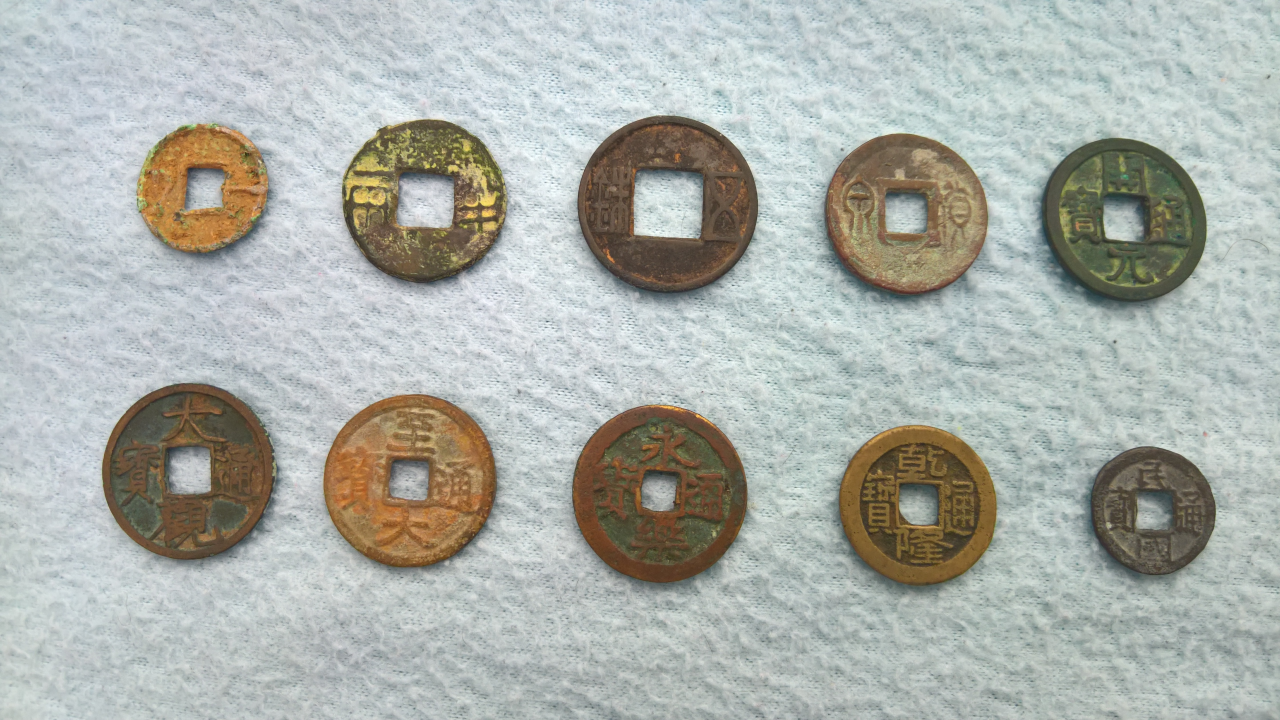
//> input picture coinDetectionAssignment/CoinsB.png, 3840 x 2160 px (shown at 1/3 size)
$ ./main   (built with g++ and OpenCV 4)
//> lines starting //> are read from the running program, lines starting //| are printed output that depends on the picture; after the words box and inside, x2 and y2 are one past the last pixel; in counts of white or black regions, pixels touching at a corner belong together
#include <iostream>
#include <opencv2/opencv.hpp>
#include <vector>
#include <algorithm>
#include<iterator>

using namespace std;
using namespace cv;

void ProcessCoinsA();
void ProcessCoinsB();
Mat displayConnectedComponents(Mat &im);

int main() {
    std::cout << "coin detection assignment" << std::endl;
    //ProcessCoinsA();
    ProcessCoinsB();
    destroyAllWindows();
    return 0;
}
// [365 lines left out: function ProcessCoinsA, not called in this run]
Mat displayConnectedComponents(Mat &im)
{
    // Make a copy of the image
    Mat imLabels = im.clone();

    // First let's find the min and max values in imLabels
    Point minLoc, maxLoc;
    double min, max;

    // The following line finds the min and max pixel values
    // and their locations in an image.
    minMaxLoc(imLabels, &min, &max, &minLoc, &maxLoc);

    // Normalize the image so the min value is 0 and max value is 255.
    imLabels = 255 * (imLabels - min) / (max - min);

    // Convert image to 8-bits
    imLabels.convertTo(imLabels, CV_8U);

    // Apply a color map
    Mat imColorMap;
    applyColorMap(imLabels, imColorMap, COLORMAP_JET);

    return imColorMap;
}

void ProcessCoinsB()
{
    // Image path
    string imagePath = "CoinsB.png";
    // Read image
    // Store it in variable image
    ///
    /// YOUR CODE HERE
    ///
    Mat image = imread(imagePath, IMREAD_COLOR);
//> image is the input picture: 2160 rows x 3840 cols, CV_8UC3; mean B, G, R 171.5, 177.3, 172.9
    Mat imageCopy = image.clone();

    //imshow("image", image);
    //waitKey(0);

    // Step 2.1: Convert Image to Grayscale


    // Convert image to grayscale
    // Store it in the variable imageGray
    ///
    /// YOUR CODE HERE
    ///

    Mat imageGray;
    cv::cvtColor(image,imageGray, COLOR_BGR2GRAY);

    // display image

    //Step 2.2: Split Image into R,G,B Channels
    // Split cell into channels
    // Store them in variables imageB, imageG, imageR
    ///
    /// YOUR CODE HERE
    ///
    Mat imageB, imageG, imageR;
    Mat imageRGBA[3];
    split(image, imageRGBA);

    imageB = imageRGBA[0];
    imageG = imageRGBA[1];
    imageR = imageRGBA[2];

    // [8 lines of commented-out code are left out]

    std::cout << imageG.size() << std::endl;
//| [3840 x 2160]

    // Step 3.1: Perform Thresholding
    // You will have to carry out this step with different threshold values to see which one suits you the most.
    // Do not remove those intermediate images and make sure to document your findings.

    ///
    /// YOUR CODE HERE
    ///
    Mat dst;
    // THRESH_BINARY_INV
    //threshold(imageGray, imageThreshBinInv, 40, 255, THRESH_BINARY_INV);
    //  imageG gave me a better result
    //threshold(imageG, imageThreshBinInv, 125, 255, THRESH_BINARY_INV);
    //threshold(imageGray, imageThreshBinInv, 120, 255, THRESH_BINARY);
    threshold(imageB, dst, 124, 255, THRESH_BINARY);


    namedWindow("imageThreshBinInv", WINDOW_NORMAL);
    // display image
    imshow("imageThreshBinInv", dst );
    waitKey(0);
    // display image

    // Step 3.2: Perform morphological operations
    // You will have to carry out this step with different kernel size, kernel shape and morphological operations to see which one (or more) suits you the most.
    // Do not remove those intermediate images and make sure to document your findings.


    int kSizeMorphExCoinB = 5;
    //MORPH_RECT
    Mat kernelMorphExCoinB = getStructuringElement(cv::MORPH_ELLIPSE,Size(kSizeMorphExCoinB,kSizeMorphExCoinB));
    Mat morphEx;
    morphologyEx(dst,morphEx,MORPH_CLOSE,kernelMorphExCoinB,Point(-1,-1),3);  // 6 // 25


    namedWindow("morphEx", WINDOW_NORMAL);
    imshow("morphEx",morphEx );
    waitKey(0);

    int kSizeMorphCloseExCoinB = 5;
    Mat kernelMorphCloseCoinB = getStructuringElement(cv::MORPH_ELLIPSE,Size(kSizeMorphCloseExCoinB,kSizeMorphCloseExCoinB));

    // MORPH_CLOSE
    morphologyEx(morphEx,morphEx,MORPH_OPEN,kernelMorphCloseCoinB,Point(-1,-1),30);  // 6
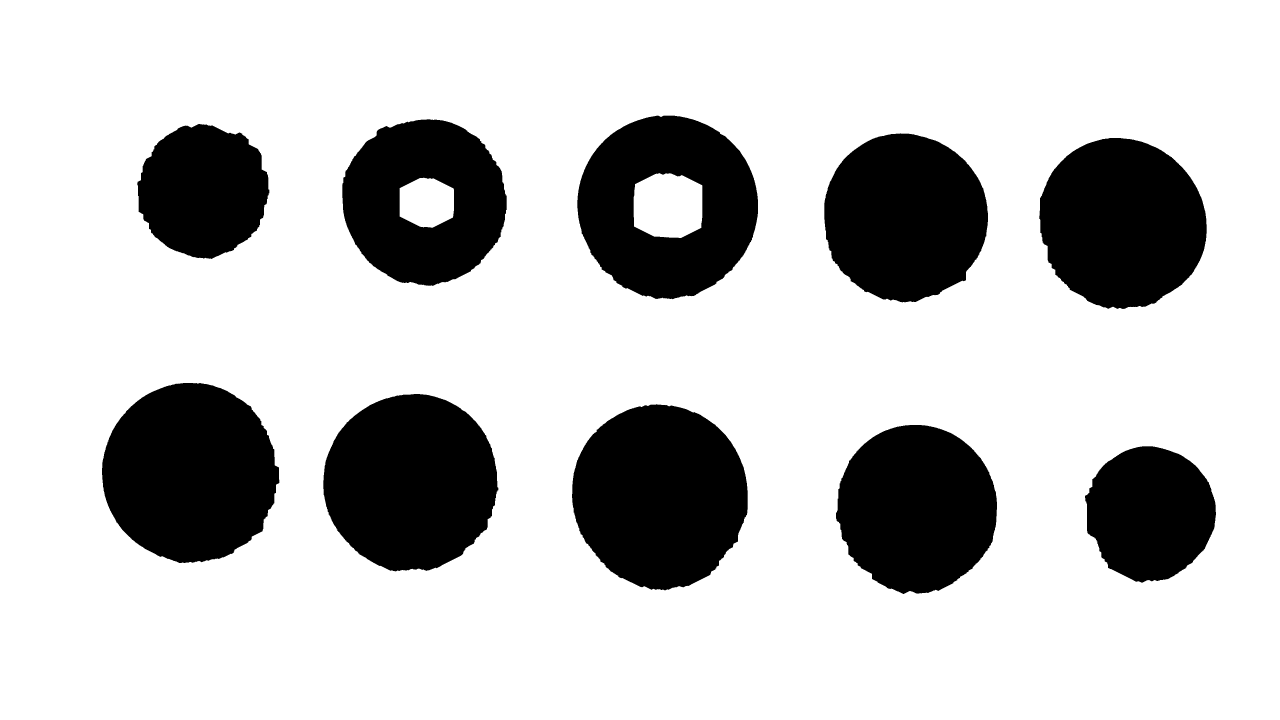
//> morphEx: 2160 rows x 3840 cols, CV_8UC1 (shown at 1/3 size); 77.5% white; 10 black regions, largest, box (x1, y1, x2, y2) and area: (1716, 1213, 2243, 1771) 228049, (306, 1149, 838, 1689) 222509, (970, 1182, 1495, 1714) 217789
    namedWindow("morphExClose", WINDOW_NORMAL);
    imshow("morphExClose",morphEx );
    waitKey(0);


    Mat imageEroded;
    int kSizeErodeCoinB = 3; // 3
    Mat kernelErodeCoinB = getStructuringElement(cv::MORPH_ELLIPSE,Size(kSizeErodeCoinB,kSizeErodeCoinB));
    erode(morphEx, imageEroded, kSizeErodeCoinB,Point(-1,-1),3); // 5 // 6

    namedWindow("imageEroded", WINDOW_NORMAL);
    imshow("imageEroded",imageEroded );
    waitKey(0);


    // Step 4.1: Create SimpleBlobDetector
    // Setup SimpleBlobDetector parameters.
    SimpleBlobDetector::Params params;
    params.blobColor = 0;

    params.minDistBetweenBlobs = 2;

    // Filter by Area
    params.filterByArea = false;

    // Filter by Circularity
    params.filterByCircularity = true;
    params.minCircularity = 0.8;

    // Filter by Convexity
    params.filterByConvexity = true;
    params.minConvexity = 0.8;

    // Filter by Inertia
    params.filterByInertia = true;
    params.minInertiaRatio = 0.8;

    // Set up detector with params
    Ptr<SimpleBlobDetector> detector  = SimpleBlobDetector::create(params);

    // Step 4.2: Detect Coins
    // Hints
    // Use detector->detect(image,keypoints) to detect the blobs (coins).
    // The output of the function is a list of keypoints where each keypoint is unique for each blob.
    std::vector<KeyPoint> keypoints;
    detector->detect(imageEroded,keypoints);
//> keypoints = 7 keypoints; (x, y, size): (1979, 1488, 539.9), (570, 1418, 532.5), (1232, 1447, 526.5), (3366, 669, 507.6), (2715, 652, 498.2), (2750, 1525, 490.3), (3450, 1540, 394.9)


    // Print the number of coins detected as well.
    std::cout << "Number of coins detected =" << keypoints.size() << std::endl;
//| Number of coins detected =7


    // Print the number of coins detected as well.

    // Detect blobs
    ///
    /// YOUR CODE HERE
    ///

    // Print number of coins detected
    ///
    /// YOUR CODE HERE
    ///

    // Print Number of coins detected = 8
    // Note that we were able to detect 8 coins. So, that's your benchmark.

    // Step 4.3: Display the detected coins on original image
    // Make sure to mark the center of the blobs as well. Use only the functions discussed in Image Annotation section in Week 1

    // Hints
    // You can extract the coordinates of the center and the diameter of a blob using k.pt and k.size where k is a keypoint.

    // Mark coins using image annotation concepts we have studied so far
    ///
    /// YOUR CODE HERE
    ///

    ///
    /// YOUR CODE HERE
    ///
    int x,y;
    int radius;
    double diameter;
    ///
    /// YOUR CODE HERE
    ///

    Mat img = imageCopy.clone();
    for (const auto& k : keypoints){
        Point keyPt;
        keyPt = k.pt;
        x=(int)keyPt.x;
        y=(int)keyPt.y;
        // Mark center in BLACK
        circle(img,Point(x,y),5,Scalar(255,0,0),-1);
        // Get radius of coin
        diameter = k.size;
        radius = (int)diameter/2.0;
        // Mark blob in GREEN
        circle(img, Point(x,y),radius,Scalar(0,255,0),2);
    }
//> this loop made 7 passes
//> (k, x, y, diameter, radius) on passes 1 to 3: (keypoint at (3450.5, 1539.5), size 394.9, 3450, 1540, 394.9, 197), (keypoint at (2750.1, 1525.1), size 490.3, 2750, 1525, 490.3, 245), (keypoint at (1979.3, 1487.8), size 539.9, 1979, 1488, 539.9, 269)

    // display image
    namedWindow("img", WINDOW_NORMAL);
    imshow("img",img );

    //waitKey(0);

    // Step 4.4: Perform Connected Component Analysis
    // In the final step, perform Connected Component Analysis (CCA) on the binary image to find out the number of connected components.
    // Do you think we can use CCA to calculate number of coins? Why/why not?

    // # Find connected components
    ///
    /// YOUR CODE HERE
    ///
    Mat inverseImage;
    bitwise_not(imageEroded, inverseImage);
    Mat imLabels;
    int componentCount = connectedComponents(inverseImage,imLabels);
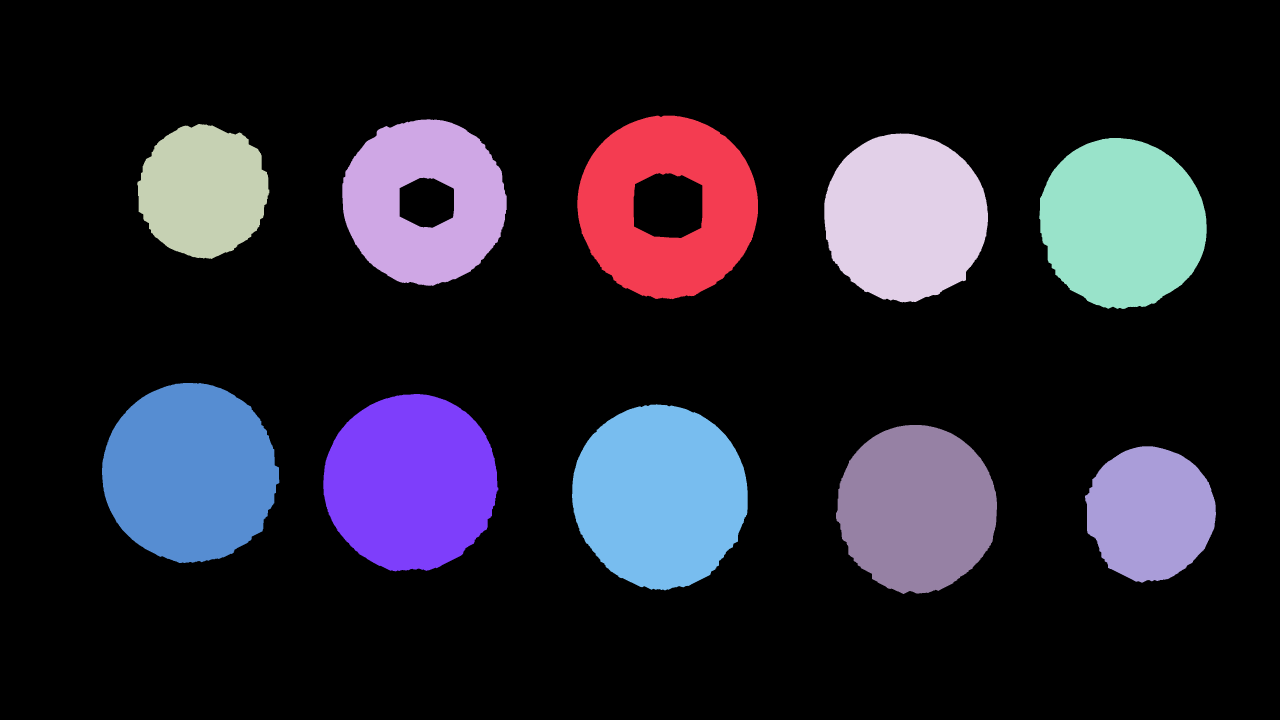
//> imLabels: 2160 rows x 3840 cols, CV_32SC1 (shown at 1/3 size); 11 distinct labels, from 0 to 10; one colour per label, 0 black
//> componentCount = 11
    std::cout << "Number of connected components detected =" << componentCount << std::endl;
//| Number of connected components detected =11
    // Print Number of connected components detected = 12

    ///
    /// YOUR CODE HERE
    ///

    // display image
    Mat connectComponentImage =  displayConnectedComponents(imLabels);
//> in displayConnectedComponents, `minMaxLoc(imLabels, &min, &max, &minLoc, &maxLoc);`: min = 0; max = 10; minLoc = Point(0, 0); maxLoc = Point(3426, 1339)
    namedWindow("connectComponentImage", WINDOW_NORMAL);
    imshow("connectComponentImage",connectComponentImage );
    waitKey(0);

    // Step 4.5: Detect coins using Contour Detection
    // In the final step, perform Contour Detection on the binary image to find out the number of coins.

    // Find all contours in the image
    vector<vector<Point>> contours;
    vector<Vec4i> hierarchy;
    // RETR_CCOMP RETR_TREE
    findContours(imageEroded, contours, hierarchy, RETR_TREE  , CHAIN_APPROX_SIMPLE);
//> contours = 13 contours; largest, box (x1, y1, x2, y2) and area: (0, 0, 3840, 2160) 8288401, (1731, 346, 2275, 899) 233350, (1715, 1212, 2244, 1772) 228852, (305, 1148, 839, 1690) 223305, (969, 1181, 1496, 1715) 218568


    // Print the number of contours found
    ///
    /// YOUR CODE HERE
    ///

    cout << "Number of contours found = " << contours.size() << std::endl;
//| Number of contours found = 13

    // Print: Number of contours found = 13

    // Draw all contours
    ///
    /// YOUR CODE HERE
    ///

    // display image
    Mat imgContour = imageCopy.clone();
    drawContours(imgContour, contours, -1, Scalar(0,255,0), 2);

    // display image
    namedWindow("imgContour", WINDOW_NORMAL);
    imshow("imgContour",imgContour );
    waitKey(0);

    // Let's only consider the outer contours.
    // Remove the inner contours
    // Display the result
    ///
    /// YOUR CODE HERE
    ///

    // Print: Number of contours found = 1

    // Let's only consider the outer contours.
    vector<vector<Point> > contoursExternal;
    findContours(imageEroded, contoursExternal, hierarchy, RETR_EXTERNAL , CHAIN_APPROX_SIMPLE);
//> contoursExternal = 1 contour; box (x1, y1, x2, y2) and area: (0, 0, 3840, 2160) 8288401
    std::cout << "Number of external contours found = " << contoursExternal.size() << std::endl;
//| Number of external contours found = 1

    // Remove the inner contours
    // Display the result
    ///
    /// YOUR CODE HERE
    ///
    Mat imgContourExternal = imageCopy.clone();
    drawContours(imgContourExternal, contoursExternal, -1, Scalar(0,255,0), 6);
    // display image
    namedWindow("imgContourExternal", WINDOW_NORMAL);
    imshow("imgContourExternal",imgContourExternal );
    waitKey(0);

    // What do you think went wrong? As we can see, the outer box was detected as a contour and with respect to it,
    // all other contours are internal and that's why they were not detected. How do we remove that? Let's see if we can use area of contours here.

    // Print area and perimeter of all contours
    ///
    /// YOUR CODE HERE
    ///
    double area;
    double perimeter;
    for (size_t i=0; i < contours.size(); i++){
        area = contourArea(contours[i]);
        perimeter = arcLength(contours[i],true);
        std::cout << "Contour #" << i+1 << " has area = " << area << " and perimeter = " << perimeter << std::endl;
    }
//> this loop made 13 passes
//> (area, perimeter) on passes 1 to 4: (8288401, 11996), (122784, 1368.4), (190485.5, 1709.1), (228852.5, 1868.7)
//> (printed output is left out)


    // Print maximum area of contour
    // This will be the box that we want to remove
    ///
    /// YOUR CODE HERE
    ///
    std::cout << "Maximum area of contour = " << contourArea(contoursExternal[0]) << std::endl;
//| Maximum area of contour = 8.2884e+06

    // Print: Maximum area of contour = 8.28649e+06

    // Remove this contour and plot others
    ///
    /// YOUR CODE HERE
    ///
    Mat imgContourInternalOnly = imageCopy.clone();
    contours.erase(std::remove(contours.begin(), contours.end(),contoursExternal[0]),contours.end());
//> contours = 12 contours; largest, box (x1, y1, x2, y2) and area: (1731, 346, 2275, 899) 233350, (1715, 1212, 2244, 1772) 228852, (305, 1148, 839, 1690) 223305, (969, 1181, 1496, 1715) 218568, (3117, 413, 3621, 928) 201696
    drawContours(imgContourInternalOnly, contours, -1, Scalar(255,255,0), 6);

    // display image
    namedWindow("imgContourInternalOnly", WINDOW_NORMAL);
    imshow("imgContourInternalOnly",imgContourInternalOnly );
    waitKey(0);
    // Now, we have to remove the internal contours. Again here we can use area or perimeter.

    // Print area and perimeter of all contours
    ///
    /// YOUR CODE HERE
    //
    for (size_t i=0; i < contours.size(); i++){
        area = contourArea(contours[i]);
        perimeter = arcLength(contours[i],true);
        std::cout << "Contour #" << i+1 << " has area = " << area << " and perimeter = " << perimeter << std::endl;
    }
//> this loop made 12 passes
//> (printed output is left out)


    // Notice carefully that there are 2 contours that have area smaller than others. In our case, those are contours 6 and 7. Let's remove them.
    // Remove contours
    ///
    /// YOUR CODE HERE
    ///
    std::cout << "contours count: " << contours.size() << std::endl;
//| contours count: 12
    std::cout << "remove the small square inner contours" << std::endl;
    // remove the smaller contours that are less than 800
    contours.erase(std::remove_if(contours.begin(), contours.end(),[](const auto &contour){
        return arcLength(contour,true) <=800;
    }),contours.end());
//> contours = 10 contours; largest, box (x1, y1, x2, y2) and area: (1731, 346, 2275, 899) 233350, (1715, 1212, 2244, 1772) 228852, (305, 1148, 839, 1690) 223305, (969, 1181, 1496, 1715) 218568, (3117, 413, 3621, 928) 201696
    std::cout << "after contours count" << contours.size() << std::endl;
//| after contours count10

    std::cout << "sort the contours ascending" << std::endl;
    std::sort(contours.begin(), contours.end(),[] (const auto &lhs, const auto &rhs)
    {
        return contourArea(lhs) < contourArea(rhs);
    });

    std::cout << "sorted contours" << std::endl;
    for (size_t i=0; i < contours.size(); i++){
        area = contourArea(contours[i]);
        perimeter = arcLength(contours[i],true);
        std::cout << "Contour #" << i+1 << " has area = " << area << " and perimeter = " << perimeter << std::endl;
    }
//> this loop made 10 passes
//> (area, perimeter) on passes 1 to 4: (122734, 1422.9), (122784, 1368.4), (190485.5, 1709.1), (192794.5, 1728.7)
//> (printed output is left out)

    vector<vector<Point>> contourLess2;
    std::copy(contours.begin()+2, contours.end(), back_inserter(contourLess2));
//> contourLess2 = 8 contours; box (x1, y1, x2, y2) and area: (1731, 346, 2275, 899) 233350, (1715, 1212, 2244, 1772) 228852, (305, 1148, 839, 1690) 223305, (969, 1181, 1496, 1715) 218568, (3117, 413, 3621, 928) 201696, (2472, 399, 2965, 908) 195695, (1026, 357, 1521, 859) 192794, (2507, 1274, 2992, 1783) 190486

    std::cout << "contours: " << contours.size() << " contourLess2: " << contourLess2.size() << std::endl;
//| contours: 10 contourLess2: 8
    // Draw revised contours
    ///
    /// YOUR CODE HERE
    ///
    // putText(image, to_string(i+1), Point(x+40,y-10), FONT_HERSHEY_SIMPLEX, 1, Scalar(0,0,255),2);

    Moments moment;
    Point center;

    // display image
    Mat imgContourCircleWithNumbers = imageCopy.clone();
    for (size_t i=0; i < contours.size(); i++){

        moment = moments(contours[i]);
        x = int(moment.m10/double(moment.m00));
        y = int(moment.m01/double(moment.m00));
        center = Point(x, y);
        // draw the center
        //circle(imgContourCircle,center,10, Scalar(0,0,255), -1);
        // Fit a circle
        Point2f cent;
        float rad;
        minEnclosingCircle(contours[i], cent, rad);
        circle(imgContourCircleWithNumbers,cent,10, Scalar(0,0,255), -1);
        circle(imgContourCircleWithNumbers,cent,rad, Scalar(255,0,0), 4);
        putText(imgContourCircleWithNumbers, to_string(i+1), Point(x+40,y-10), FONT_HERSHEY_SIMPLEX, 1, Scalar(0,0,255),4);
    }
//> this loop made 10 passes
//> (x, y, cent, rad) on passes 1 to 4: (609, 572, Point(611.5, 571.8), 206.4), (3450, 1539, Point(3444.8, 1543.1), 206), (2750, 1525, Point(2742.4, 1528.5), 255.6), (1272, 604, Point(1269.7, 604.4), 255.2)
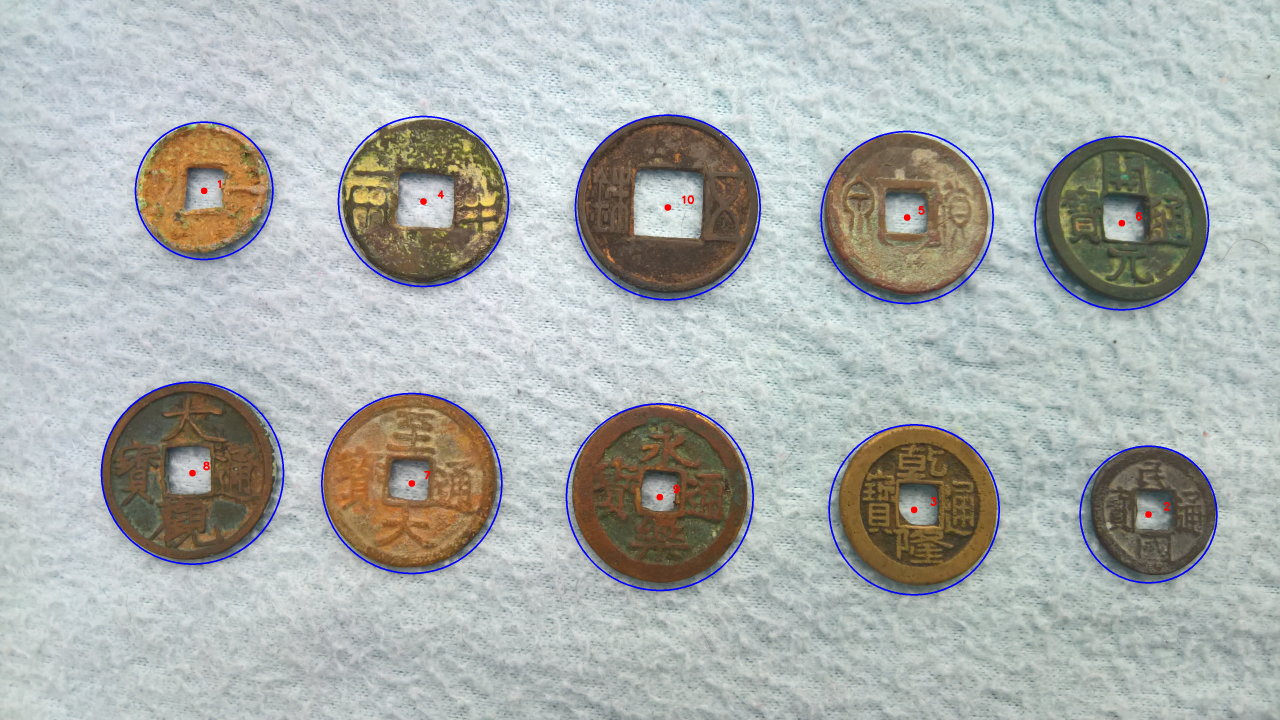
//> imgContourCircleWithNumbers: 2160 rows x 3840 cols, CV_8UC3 (shown at 1/3 size); mean B, G, R 172.3, 175.6, 171.5
    namedWindow("imgContourCircleWithNumbers", WINDOW_NORMAL);
    imshow("imgContourCircleWithNumbers",imgContourCircleWithNumbers );
    waitKey(0);

    // Fit circles on coins
    ///
    /// YOUR CODE HERE
    ///

    Mat imgContourCircle = imageCopy.clone();
    for (size_t i=0; i < contours.size(); i++){

        moment = moments(contours[i]);
        x = int(moment.m10/double(moment.m00));
        y = int(moment.m01/double(moment.m00));
        center = Point(x, y);
        // draw the center
        //circle(imgContourCircle,center,10, Scalar(0,0,255), -1);
        // Fit a circle
        Point2f cent;
        float rad;
        minEnclosingCircle(contours[i], cent, rad);
        circle(imgContourCircle,cent,10, Scalar(0,0,255), -1);
        circle(imgContourCircle,cent,rad, Scalar(255,0,0), 4);
    }
    // display image
    namedWindow("imgContourCircle", WINDOW_NORMAL);
    imshow("imgContourCircle",imgContourCircle );
    waitKey(0);
    // Print:Number of coins detected = 10

    // display image


}
